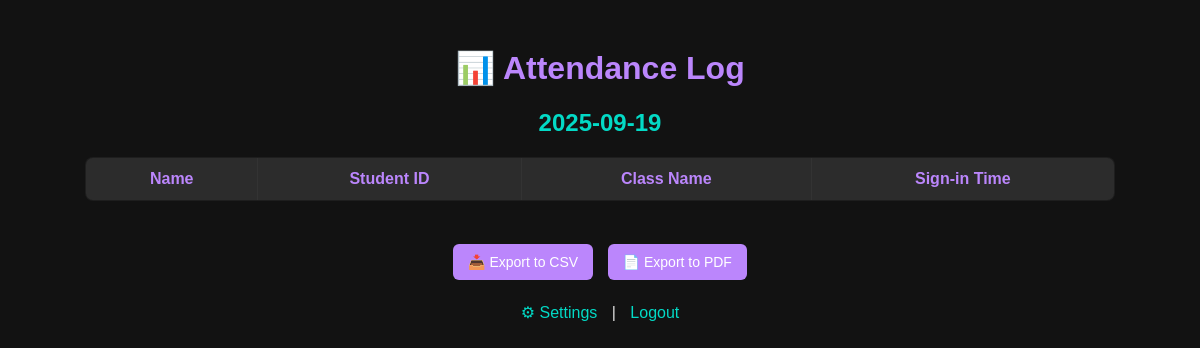
Before: /attendance (signed in) with the older database file.
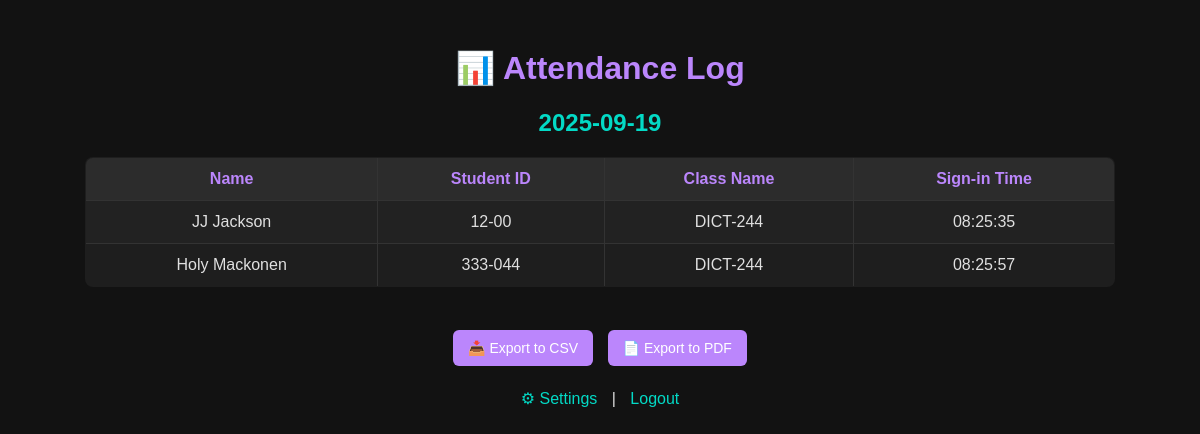
After: the same page with the newer database file.
### tables this page shows
CREATE TABLE attendance (
                    id INTEGER PRIMARY KEY AUTOINCREMENT,
                    student_id TEXT,
                    name TEXT,
                    class_name TEXT,
                    class_date DATE,
                    sign_in_time TIME,
                    status TEXT,
                    FOREIGN KEY(student_id) REFERENCES students(student_id));

### app.py (the view)
@app.route("/attendance")
def attendance():
    if not session.get("logged_in"):
        return redirect(url_for("login"))
    today = datetime.now().date()
    conn = sqlite3.connect(DB_NAME)
    c = conn.cursor()
    c.execute("SELECT student_id, name, class_name, sign_in_time FROM attendance WHERE class_date=?", (today,))
    rows = c.fetchall()
    conn.close()
    return render_template("attendance.html", rows=rows, today=today)

### templates/attendance.html (shortened to what this page needs)
<!DOCTYPE html>
<html>
<head>
</head>
<body>
    <h1>📊 Attendance Log</h1>
    <h2>{{ today }}</h2>
    <table id="attendanceTable">
        <tr>
            <th>Name</th>
            <th>Student ID</th>
            <th>Class Name</th>
            <th>Sign-in Time</th>
        </tr>
        {% for student_id, name, class_name, sign_in_time in rows %}
        <tr>
            <td>{{ name }}</td>
            <td>{{ student_id }}</td>
            <td>{{ class_name }}</td>
            <td>{{ sign_in_time }}</td>
        </tr>
        {% endfor %}
    </table>
    <br>
    <button onclick="exportCSV()">📥 Export to CSV</button>
    <button onclick="exportPDF()">📄 Export to PDF</button>
    <br><br>
    <a href="{{ url_for('settings') }}">⚙ Settings</a> |
    <a href="{{ url_for('logout') }}">Logout</a>
</body>
</html>

### templates/attendance.html (style rules this page uses)
body { background-color: #121212; color: #e0e0e0; font-family: Arial, sans-serif; text-align: center; padding: 20px; }
h1 { color: #bb86fc; }
h2 { color: #03dac6; }
table { margin: 20px auto; border-collapse: collapse; width: 90%; background-color: #1e1e1e; border: 1px solid #333; border-radius: 8px; overflow: hidden; }
th, td { padding: 12px; border: 1px solid #333; text-align: center; }
th { background-color: #2c2c2c; color: #bb86fc; }
tr:nth-child(even) { background-color: #222; }
button { margin: 5px; padding: 10px 15px; border: none; border-radius: 6px; cursor: pointer; font-size: 14px; background-color: #bb86fc; color: white; transition: background 0.3s; }
a { color: #03dac6; text-decoration: none; margin: 0 10px; }

Changed rows visible on the page:
added attendance: name "JJ Jackson", student "12-00", class_name "DICT-244", sign_in_time "08:25:35"
added attendance: name "Holy Mackonen", student "333-044", class_name "DICT-244", sign_in_time "08:25:57"
